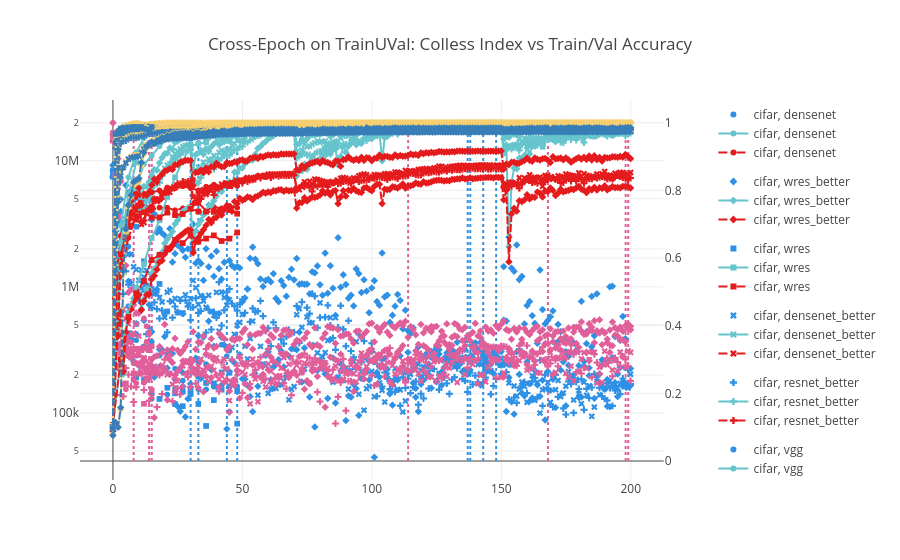

Here is the notebook cell this chart was saved with:
### Code cell
epoch_trainUval = pd.concat([epoch_data[(epoch_data['split'] == 'trainUval')], epoch_data_better[(epoch_data_better['split'] == 'trainUval')]])
epoch_trainUval = epoch_trainUval.sort_values(by='epoch')

fig = make_subplots(specs=[[{"secondary_y": True}]], )

colless_scatter_trainUval = px.scatter(epoch_trainUval, x='epoch', y='colless_index', color="dataset", color_discrete_sequence=color_seq, symbol="model")
train_acc_trainUval = px.line(epoch_trainUval, x='epoch', y='train_acc', color="dataset", color_discrete_sequence=color_seq_train, symbol="model")
val_acc_trainUval = px.line(epoch_trainUval, x='epoch', y='val_acc', color="dataset", color_discrete_sequence=color_seq_val, symbol="model", line_dash_sequence=['dash'])

for i in range(16):
	# get dataset, model out of the trace
	dataset, model = str(colless_scatter_trainUval.data[i]['name']).split(", ")
    
	all_epochs = epoch_trainUval[(epoch_trainUval['dataset'] == dataset) & (epoch_trainUval['model'] == model)]
	# find the epoch where val acc is maximum
	best_epoch = all_epochs.sort_values(by='val_acc', ascending=False).iloc[0]['epoch']

	fig.add_trace(
		colless_scatter_trainUval.data[i],
		secondary_y=False,
	)

	fig.update_yaxes(type="log", secondary_y=False)

	fig.add_trace(
		train_acc_trainUval.data[i],
		secondary_y=True,
	)
 
	fig.add_trace(
		val_acc_trainUval.data[i],
		secondary_y=True,
	)
 
	# add a vertical line at best epoch
	fig.add_trace(go.Scatter(x=[best_epoch, best_epoch], y=[0, 1], mode="lines", line=dict(color=colless_scatter_trainUval.data[i]['marker']['color'], dash="dot"), legendgroup=colless_scatter_trainUval.data[i]['name'], showlegend=False), secondary_y=True)

# set title
fig.update_layout(
	title_text="Cross-Epoch on TrainUVal: Colless Index vs Train/Val Accuracy"
)
fig.show()

### Figure 1 — Plotly figure (JSON) as saved in the notebook; plotly's stock layout.template omitted (floating-point values rounded to 4 significant figures; data arrays with more than 128 entries replaced by an {"elided": "..."} marker saying what was removed)
{"data": [{"hovertemplate": "dataset=cifar<br>model=densenet<br>epoch=%{x}<br>colless_index=%{y}<extra></extra>", "legendgroup": "cifar, densenet", "marker": {"color": "#2E91E5", "symbol": "circle"}, "mode": "markers", "name": "cifar, densenet", "showlegend": true, "type": "scattergl", "x": [0, 3, 6, 9, 12, 15, 18, 21, 24, 27, 30, 33, 36, 39, 42, 45, 48], "xaxis": "x", "y": [7537000.0, 1521000.0, 2090000.0, 423100.0, 337500.0, 367200.0, 232600.0, 140000.0, 156600.0, 162000.0, 139900.0, 154300.0, 153600.0, 161400.0, 165700.0, 102200.0, 152500.0], "yaxis": "y"}, {"hovertemplate": "dataset=cifar<br>model=densenet<br>epoch=%{x}<br>train_acc=%{y}<extra></extra>", "legendgroup": "cifar, densenet", "line": {"color": "rgb(102, 197, 204)", "dash": "solid"}, "marker": {"symbol": "circle"}, "mode": "lines+markers", "name": "cifar, densenet", "showlegend": true, "type": "scattergl", "x": [0, 3, 6, 9, 12, 15, 18, 21, 24, 27, 30, 33, 36, 39, 42, 45, 48], "xaxis": "x", "y": [0.09992, 0.5768, 0.7007, 0.8117, 0.8768, 0.9026, 0.9304, 0.9516, 0.9551, 0.9589, 0.9639, 0.9706, 0.953, 0.9645, 0.955, 0.9631, 0.9578], "yaxis": "y2"}, {"hovertemplate": "dataset=cifar<br>model=densenet<br>epoch=%{x}<br>val_acc=%{y}<extra></extra>", "legendgroup": "cifar, densenet", "line": {"color": "rgb(228,26,28)", "dash": "dash"}, "marker": {"symbol": "circle"}, "mode": "lines+markers", "name": "cifar, densenet", "showlegend": true, "type": "scattergl", "x": [0, 3, 6, 9, 12, 15, 18, 21, 24, 27, 30, 33, 36, 39, 42, 45, 48], "xaxis": "x", "y": [0.0998, 0.5581, 0.6599, 0.7244, 0.7403, 0.7422, 0.7493, 0.749, 0.7413, 0.7468, 0.7517, 0.7626, 0.7403, 0.7509, 0.7467, 0.754, 0.7486], "yaxis": "y2"}, {"legendgroup": "cifar, densenet", "line": {"color": "#2E91E5", "dash": "dot"}, "mode": "lines", "showlegend": false, "type": "scatter", "x": [33, 33], "xaxis": "x", "y": [0, 1], "yaxis": "y2"}, {"hovertemplate": "dataset=cifar<br>model=wres_better<br>epoch=%{x}<br>colless_index=%{y}<extra></extra>", "legendgroup": "cifar, wres_better", "marker": {"color": "#2E91E5", "symbol": "diamond"}, "mode": "markers", "name": "cifar, wres_better", "showlegend": true, "type": "scattergl", "x": {"elided": "201 int values"}, "xaxis": "x", "y": {"elided": "201 float values"}, "yaxis": "y"}, {"hovertemplate": "dataset=cifar<br>model=wres_better<br>epoch=%{x}<br>train_acc=%{y}<extra></extra>", "legendgroup": "cifar, wres_better", "line": {"color": "rgb(102, 197, 204)", "dash": "solid"}, "marker": {"symbol": "diamond"}, "mode": "lines+markers", "name": "cifar, wres_better", "showlegend": true, "type": "scattergl", "x": {"elided": "201 int values"}, "xaxis": "x", "y": {"elided": "201 float values"}, "yaxis": "y2"}, {"hovertemplate": "dataset=cifar<br>model=wres_better<br>epoch=%{x}<br>val_acc=%{y}<extra></extra>", "legendgroup": "cifar, wres_better", "line": {"color": "rgb(228,26,28)", "dash": "dash"}, "marker": {"symbol": "diamond"}, "mode": "lines+markers", "name": "cifar, wres_better", "showlegend": true, "type": "scattergl", "x": {"elided": "201 int values"}, "xaxis": "x", "y": {"elided": "201 float values"}, "yaxis": "y2"}, {"legendgroup": "cifar, wres_better", "line": {"color": "#2E91E5", "dash": "dot"}, "mode": "lines", "showlegend": false, "type": "scatter", "x": [148, 148], "xaxis": "x", "y": [0, 1], "yaxis": "y2"}, {"hovertemplate": "dataset=cifar<br>model=wres<br>epoch=%{x}<br>colless_index=%{y}<extra></extra>", "legendgroup": "cifar, wres", "marker": {"color": "#2E91E5", "symbol": "square"}, "mode": "markers", "name": "cifar, wres", "showlegend": true, "type": "scattergl", "x": [0, 3, 6, 9, 12, 15, 18, 21, 24, 27, 30, 33, 36, 39, 42, 45, 48], "xaxis": "x", "y": [8322000.0, 6958000.0, 4289000.0, 2997000.0, 1593000.0, 960100.0, 1054000.0, 637900.0, 143100.0, 113300.0, 141600.0, 194100.0, 78860.0, 171900.0, 152900.0, 208100.0, 82340.0], "yaxis": "y"}, {"hovertemplate": "dataset=cifar<br>model=wres<br>epoch=%{x}<br>train_acc=%{y}<extra></extra>", "legendgroup": "cifar, wres", "line": {"color": "rgb(102, 197, 204)", "dash": "solid"}, "marker": {"symbol": "square"}, "mode": "lines+markers", "name": "cifar, wres", "showlegend": true, "type": "scattergl", "x": [0, 3, 6, 9, 12, 15, 18, 21, 24, 27, 30, 33, 36, 39, 42, 45, 48], "xaxis": "x", "y": [0.1061, 0.2973, 0.4376, 0.5122, 0.5824, 0.6593, 0.7118, 0.7808, 0.8386, 0.8869, 0.9315, 0.9382, 0.942, 0.9606, 0.9496, 0.946, 0.9647], "yaxis": "y2"}, {"hovertemplate": "dataset=cifar<br>model=wres<br>epoch=%{x}<br>val_acc=%{y}<extra></extra>", "legendgroup": "cifar, wres", "line": {"color": "rgb(228,26,28)", "dash": "dash"}, "marker": {"symbol": "square"}, "mode": "lines+markers", "name": "cifar, wres", "showlegend": true, "type": "scattergl", "x": [0, 3, 6, 9, 12, 15, 18, 21, 24, 27, 30, 33, 36, 39, 42, 45, 48], "xaxis": "x", "y": [0.1065, 0.3001, 0.4261, 0.4962, 0.5322, 0.5944, 0.6095, 0.6291, 0.6541, 0.6443, 0.6676, 0.6481, 0.6576, 0.6669, 0.6504, 0.6574, 0.6755], "yaxis": "y2"}, {"legendgroup": "cifar, wres", "line": {"color": "#2E91E5", "dash": "dot"}, "mode": "lines", "showlegend": false, "type": "scatter", "x": [48, 48], "xaxis": "x", "y": [0, 1], "yaxis": "y2"}, {"hovertemplate": "dataset=cifar<br>model=densenet_better<br>epoch=%{x}<br>colless_index=%{y}<extra></extra>", "legendgroup": "cifar, densenet_better", "marker": {"color": "#2E91E5", "symbol": "x"}, "mode": "markers", "name": "cifar, densenet_better", "showlegend": true, "type": "scattergl", "x": {"elided": "201 int values"}, "xaxis": "x", "y": {"elided": "201 float values"}, "yaxis": "y"}, {"hovertemplate": "dataset=cifar<br>model=densenet_better<br>epoch=%{x}<br>train_acc=%{y}<extra></extra>", "legendgroup": "cifar, densenet_better", "line": {"color": "rgb(102, 197, 204)", "dash": "solid"}, "marker": {"symbol": "x"}, "mode": "lines+markers", "name": "cifar, densenet_better", "showlegend": true, "type": "scattergl", "x": {"elided": "201 int values"}, "xaxis": "x", "y": {"elided": "201 float values"}, "yaxis": "y2"}, {"hovertemplate": "dataset=cifar<br>model=densenet_better<br>epoch=%{x}<br>val_acc=%{y}<extra></extra>", "legendgroup": "cifar, densenet_better", "line": {"color": "rgb(228,26,28)", "dash": "dash"}, "marker": {"symbol": "x"}, "mode": "lines+markers", "name": "cifar, densenet_better", "showlegend": true, "type": "scattergl", "x": {"elided": "201 int values"}, "xaxis": "x", "y": {"elided": "201 float values"}, "yaxis": "y2"}, {"legendgroup": "cifar, densenet_better", "line": {"color": "#2E91E5", "dash": "dot"}, "mode": "lines", "showlegend": false, "type": "scatter", "x": [143, 143], "xaxis": "x", "y": [0, 1], "yaxis": "y2"}, {"hovertemplate": "dataset=cifar<br>model=resnet_better<br>epoch=%{x}<br>colless_index=%{y}<extra></extra>", "legendgroup": "cifar, resnet_better", "marker": {"color": "#2E91E5", "symbol": "cross"}, "mode": "markers", "name": "cifar, resnet_better", "showlegend": true, "type": "scattergl", "x": {"elided": "201 int values"}, "xaxis": "x", "y": {"elided": "201 float values"}, "yaxis": "y"}, {"hovertemplate": "dataset=cifar<br>model=resnet_better<br>epoch=%{x}<br>train_acc=%{y}<extra></extra>", "legendgroup": "cifar, resnet_better", "line": {"color": "rgb(102, 197, 204)", "dash": "solid"}, "marker": {"symbol": "cross"}, "mode": "lines+markers", "name": "cifar, resnet_better", "showlegend": true, "type": "scattergl", "x": {"elided": "201 int values"}, "xaxis": "x", "y": {"elided": "201 float values"}, "yaxis": "y2"}, {"hovertemplate": "dataset=cifar<br>model=resnet_better<br>epoch=%{x}<br>val_acc=%{y}<extra></extra>", "legendgroup": "cifar, resnet_better", "line": {"color": "rgb(228,26,28)", "dash": "dash"}, "marker": {"symbol": "cross"}, "mode": "lines+markers", "name": "cifar, resnet_better", "showlegend": true, "type": "scattergl", "x": {"elided": "201 int values"}, "xaxis": "x", "y": {"elided": "201 float values"}, "yaxis": "y2"}, {"legendgroup": "cifar, resnet_better", "line": {"color": "#2E91E5", "dash": "dot"}, "mode": "lines", "showlegend": false, "type": "scatter", "x": [138, 138], "xaxis": "x", "y": [0, 1], "yaxis": "y2"}, {"hovertemplate": "dataset=cifar<br>model=vgg<br>epoch=%{x}<br>colless_index=%{y}<extra></extra>", "legendgroup": "cifar, vgg", "marker": {"color": "#2E91E5", "symbol": "circle"}, "mode": "markers", "name": "cifar, vgg", "showlegend": true, "type": "scattergl", "x": [0, 3, 6, 9, 12, 15, 18, 21, 24, 27, 30, 33, 36, 39, 42, 44, 45, 48], "xaxis": "x", "y": [9169000.0, 1973000.0, 701700.0, 377700.0, 183500.0, 129500.0, 285300.0, 292800.0, 224600.0, 180300.0, 244400.0, 253400.0, 243700.0, 334300.0, 347600.0, 281800.0, 312500.0, 162800.0], "yaxis": "y"}, {"hovertemplate": "dataset=cifar<br>model=vgg<br>epoch=%{x}<br>train_acc=%{y}<extra></extra>", "legendgroup": "cifar, vgg", "line": {"color": "rgb(102, 197, 204)", "dash": "solid"}, "marker": {"symbol": "circle"}, "mode": "lines+markers", "name": "cifar, vgg", "showlegend": true, "type": "scattergl", "x": [0, 3, 6, 9, 12, 15, 18, 21, 24, 27, 30, 33, 36, 39, 42, 44, 45, 48], "xaxis": "x", "y": [0.0898, 0.6955, 0.8388, 0.9127, 0.9546, 0.9732, 0.981, 0.9885, 0.9924, 0.9951, 0.9939, 0.9915, 0.9954, 0.998, 0.9974, 0.9979, 0.9983, 0.9962], "yaxis": "y2"}, {"hovertemplate": "dataset=cifar<br>model=vgg<br>epoch=%{x}<br>val_acc=%{y}<extra></extra>", "legendgroup": "cifar, vgg", "line": {"color": "rgb(228,26,28)", "dash": "dash"}, "marker": {"symbol": "circle"}, "mode": "lines+markers", "name": "cifar, vgg", "showlegend": true, "type": "scattergl", "x": [0, 3, 6, 9, 12, 15, 18, 21, 24, 27, 30, 33, 36, 39, 42, 44, 45, 48], "xaxis": "x", "y": [0.088, 0.6654, 0.7557, 0.78, 0.7898, 0.7943, 0.7998, 0.8085, 0.8068, 0.8122, 0.807, 0.8, 0.8109, 0.8168, 0.8124, 0.8201, 0.8188, 0.8136], "yaxis": "y2"}, {"legendgroup": "cifar, vgg", "line": {"color": "#2E91E5", "dash": "dot"}, "mode": "lines", "showlegend": false, "type": "scatter", "x": [44, 44], "xaxis": "x", "y": [0, 1], "yaxis": "y2"}, {"hovertemplate": "dataset=cifar<br>model=vgg_better<br>epoch=%{x}<br>colless_index=%{y}<extra></extra>", "legendgroup": "cifar, vgg_better", "marker": {"color": "#2E91E5", "symbol": "diamond"}, "mode": "markers", "name": "cifar, vgg_better", "showlegend": true, "type": "scattergl", "x": {"elided": "201 int values"}, "xaxis": "x", "y": {"elided": "201 float values"}, "yaxis": "y"}, {"hovertemplate": "dataset=cifar<br>model=vgg_better<br>epoch=%{x}<br>train_acc=%{y}<extra></extra>", "legendgroup": "cifar, vgg_better", "line": {"color": "rgb(102, 197, 204)", "dash": "solid"}, "marker": {"symbol": "diamond"}, "mode": "lines+markers", "name": "cifar, vgg_better", "showlegend": true, "type": "scattergl", "x": {"elided": "201 int values"}, "xaxis": "x", "y": {"elided": "201 float values"}, "yaxis": "y2"}, {"hovertemplate": "dataset=cifar<br>model=vgg_better<br>epoch=%{x}<br>val_acc=%{y}<extra></extra>", "legendgroup": "cifar, vgg_better", "line": {"color": "rgb(228,26,28)", "dash": "dash"}, "marker": {"symbol": "diamond"}, "mode": "lines+markers", "name": "cifar, vgg_better", "showlegend": true, "type": "scattergl", "x": {"elided": "201 int values"}, "xaxis": "x", "y": {"elided": "201 float values"}, "yaxis": "y2"}, {"legendgroup": "cifar, vgg_better", "line": {"color": "#2E91E5", "dash": "dot"}, "mode": "lines", "showlegend": false, "type": "scatter", "x": [137, 137], "xaxis": "x", "y": [0, 1], "yaxis": "y2"}, {"hovertemplate": "dataset=cifar<br>model=resnet<br>epoch=%{x}<br>colless_index=%{y}<extra></extra>", "legendgroup": "cifar, resnet", "marker": {"color": "#2E91E5", "symbol": "square"}, "mode": "markers", "name": "cifar, resnet", "showlegend": true, "type": "scattergl", "x": [0, 3, 6, 9, 12, 15, 18, 21, 24, 27, 30, 33, 36, 39, 42, 45, 48], "xaxis": "x", "y": [7476000.0, 1203000.0, 429000.0, 191800.0, 179200.0, 144200.0, 129200.0, 158300.0, 117700.0, 147500.0, 150700.0, 118000.0, 173000.0, 126500.0, 209400.0, 162500.0, 149200.0], "yaxis": "y"}, {"hovertemplate": "dataset=cifar<br>model=resnet<br>epoch=%{x}<br>train_acc=%{y}<extra></extra>", "legendgroup": "cifar, resnet", "line": {"color": "rgb(102, 197, 204)", "dash": "solid"}, "marker": {"symbol": "square"}, "mode": "lines+markers", "name": "cifar, resnet", "showlegend": true, "type": "scattergl", "x": [0, 3, 6, 9, 12, 15, 18, 21, 24, 27, 30, 33, 36, 39, 42, 45, 48], "xaxis": "x", "y": [0.1, 0.6449, 0.7851, 0.8831, 0.9335, 0.9403, 0.9524, 0.9688, 0.9675, 0.9736, 0.9768, 0.9805, 0.9766, 0.9767, 0.9776, 0.9831, 0.9798], "yaxis": "y2"}, {"hovertemplate": "dataset=cifar<br>model=resnet<br>epoch=%{x}<br>val_acc=%{y}<extra></extra>", "legendgroup": "cifar, resnet", "line": {"color": "rgb(228,26,28)", "dash": "dash"}, "marker": {"symbol": "square"}, "mode": "lines+markers", "name": "cifar, resnet", "showlegend": true, "type": "scattergl", "x": [0, 3, 6, 9, 12, 15, 18, 21, 24, 27, 30, 33, 36, 39, 42, 45, 48], "xaxis": "x", "y": [0.1, 0.6114, 0.692, 0.7137, 0.7355, 0.7192, 0.7201, 0.7343, 0.7267, 0.7302, 0.7454, 0.7376, 0.737, 0.7365, 0.7333, 0.742, 0.7308], "yaxis": "y2"}, {"legendgroup": "cifar, resnet", "line": {"color": "#2E91E5", "dash": "dot"}, "mode": "lines", "showlegend": false, "type": "scatter", "x": [30, 30], "xaxis": "x", "y": [0, 1], "yaxis": "y2"}, {"hovertemplate": "dataset=mnist<br>model=densenet<br>epoch=%{x}<br>colless_index=%{y}<extra></extra>", "legendgroup": "mnist, densenet", "marker": {"color": "#E15F99", "symbol": "circle"}, "mode": "markers", "name": "mnist, densenet", "showlegend": true, "type": "scattergl", "x": [0, 1, 2, 3, 4, 5, 6, 7, 8, 9, 10, 11, 12, 13, 14, 15], "xaxis": "x", "y": [16570000.0, 498000.0, 236000.0, 294200.0, 390700.0, 356600.0, 369200.0, 363600.0, 247500.0, 284300.0, 205600.0, 240700.0, 173400.0, 367200.0, 335800.0, 230400.0], "yaxis": "y"}, {"hovertemplate": "dataset=mnist<br>model=densenet<br>epoch=%{x}<br>train_acc=%{y}<extra></extra>", "legendgroup": "mnist, densenet", "line": {"color": "rgb(246, 207, 113)", "dash": "solid"}, "marker": {"symbol": "circle"}, "mode": "lines+markers", "name": "mnist, densenet", "showlegend": true, "type": "scattergl", "x": [0, 1, 2, 3, 4, 5, 6, 7, 8, 9, 10, 11, 12, 13, 14, 15], "xaxis": "x", "y": [0.0981, 0.9468, 0.9785, 0.9831, 0.9876, 0.991, 0.9916, 0.9882, 0.9929, 0.9941, 0.9902, 0.9877, 0.9868, 0.9908, 0.9939, 0.9913], "yaxis": "y2"}, {"hovertemplate": "dataset=mnist<br>model=densenet<br>epoch=%{x}<br>val_acc=%{y}<extra></extra>", "legendgroup": "mnist, densenet", "line": {"color": "rgb(55,126,184)", "dash": "dash"}, "marker": {"symbol": "circle"}, "mode": "lines+markers", "name": "mnist, densenet", "showlegend": true, "type": "scattergl", "x": [0, 1, 2, 3, 4, 5, 6, 7, 8, 9, 10, 11, 12, 13, 14, 15], "xaxis": "x", "y": [0.0961, 0.9424, 0.976, 0.98, 0.9865, 0.9883, 0.9882, 0.9853, 0.9887, 0.9891, 0.9851, 0.9825, 0.978, 0.9863, 0.9902, 0.9851], "yaxis": "y2"}, {"legendgroup": "mnist, densenet", "line": {"color": "#E15F99", "dash": "dot"}, "mode": "lines", "showlegend": false, "type": "scatter", "x": [14, 14], "xaxis": "x", "y": [0, 1], "yaxis": "y2"}, {"hovertemplate": "dataset=mnist<br>model=wres_better<br>epoch=%{x}<br>colless_index=%{y}<extra></extra>", "legendgroup": "mnist, wres_better", "marker": {"color": "#E15F99", "symbol": "diamond"}, "mode": "markers", "name": "mnist, wres_better", "showlegend": true, "type": "scattergl", "x": {"elided": "201 int values"}, "xaxis": "x", "y": {"elided": "201 float values"}, "yaxis": "y"}, {"hovertemplate": "dataset=mnist<br>model=wres_better<br>epoch=%{x}<br>train_acc=%{y}<extra></extra>", "legendgroup": "mnist, wres_better", "line": {"color": "rgb(246, 207, 113)", "dash": "solid"}, "marker": {"symbol": "diamond"}, "mode": "lines+markers", "name": "mnist, wres_better", "showlegend": true, "type": "scattergl", "x": {"elided": "201 int values"}, "xaxis": "x", "y": {"elided": "201 float values"}, "yaxis": "y2"}, {"hovertemplate": "dataset=mnist<br>model=wres_better<br>epoch=%{x}<br>val_acc=%{y}<extra></extra>", "legendgroup": "mnist, wres_better", "line": {"color": "rgb(55,126,184)", "dash": "dash"}, "marker": {"symbol": "diamond"}, "mode": "lines+markers", "name": "mnist, wres_better", "showlegend": true, "type": "scattergl", "x": {"elided": "201 int values"}, "xaxis": "x", "y": {"elided": "201 float values"}, "yaxis": "y2"}, {"legendgroup": "mnist, wres_better", "line": {"color": "#E15F99", "dash": "dot"}, "mode": "lines", "showlegend": false, "type": "scatter", "x": [114, 114], "xaxis": "x", "y": [0, 1], "yaxis": "y2"}, {"hovertemplate": "dataset=mnist<br>model=wres<br>epoch=%{x}<br>colless_index=%{y}<extra></extra>", "legendgroup": "mnist, wres", "marker": {"color": "#E15F99", "symbol": "square"}, "mode": "markers", "name": "mnist, wres", "showlegend": true, "type": "scattergl", "x": [0, 1, 2, 3, 4, 5, 6, 7, 8, 9, 10, 11, 12, 13, 14, 15], "xaxis": "x", "y": [16000000.0, 7717000.0, 3615000.0, 347800.0, 320600.0, 337400.0, 288500.0, 318700.0, 205600.0, 322600.0, 315400.0, 314400.0, 118200.0, 222700.0, 233600.0, 337200.0], "yaxis": "y"}, {"hovertemplate": "dataset=mnist<br>model=wres<br>epoch=%{x}<br>train_acc=%{y}<extra></extra>", "legendgroup": "mnist, wres", "line": {"color": "rgb(246, 207, 113)", "dash": "solid"}, "marker": {"symbol": "square"}, "mode": "lines+markers", "name": "mnist, wres", "showlegend": true, "type": "scattergl", "x": [0, 1, 2, 3, 4, 5, 6, 7, 8, 9, 10, 11, 12, 13, 14, 15], "xaxis": "x", "y": [0.1039, 0.6396, 0.8585, 0.9477, 0.9598, 0.968, 0.9725, 0.9801, 0.9772, 0.982, 0.9831, 0.9847, 0.9875, 0.989, 0.9879, 0.9841], "yaxis": "y2"}, {"hovertemplate": "dataset=mnist<br>model=wres<br>epoch=%{x}<br>val_acc=%{y}<extra></extra>", "legendgroup": "mnist, wres", "line": {"color": "rgb(55,126,184)", "dash": "dash"}, "marker": {"symbol": "square"}, "mode": "lines+markers", "name": "mnist, wres", "showlegend": true, "type": "scattergl", "x": [0, 1, 2, 3, 4, 5, 6, 7, 8, 9, 10, 11, 12, 13, 14, 15], "xaxis": "x", "y": [0.1007, 0.6448, 0.8664, 0.9505, 0.9605, 0.9656, 0.9687, 0.9756, 0.9719, 0.9756, 0.9799, 0.9795, 0.9832, 0.9826, 0.9841, 0.9774], "yaxis": "y2"}, {"legendgroup": "mnist, wres", "line": {"color": "#E15F99", "dash": "dot"}, "mode": "lines", "showlegend": false, "type": "scatter", "x": [14, 14], "xaxis": "x", "y": [0, 1], "yaxis": "y2"}, {"hovertemplate": "dataset=mnist<br>model=densenet_better<br>epoch=%{x}<br>colless_index=%{y}<extra></extra>", "legendgroup": "mnist, densenet_better", "marker": {"color": "#E15F99", "symbol": "x"}, "mode": "markers", "name": "mnist, densenet_better", "showlegend": true, "type": "scattergl", "x": {"elided": "201 int values"}, "xaxis": "x", "y": {"elided": "201 float values"}, "yaxis": "y"}, {"hovertemplate": "dataset=mnist<br>model=densenet_better<br>epoch=%{x}<br>train_acc=%{y}<extra></extra>", "legendgroup": "mnist, densenet_better", "line": {"color": "rgb(246, 207, 113)", "dash": "solid"}, "marker": {"symbol": "x"}, "mode": "lines+markers", "name": "mnist, densenet_better", "showlegend": true, "type": "scattergl", "x": {"elided": "201 int values"}, "xaxis": "x", "y": {"elided": "201 float values"}, "yaxis": "y2"}, {"hovertemplate": "dataset=mnist<br>model=densenet_better<br>epoch=%{x}<br>val_acc=%{y}<extra></extra>", "legendgroup": "mnist, densenet_better", "line": {"color": "rgb(55,126,184)", "dash": "dash"}, "marker": {"symbol": "x"}, "mode": "lines+markers", "name": "mnist, densenet_better", "showlegend": true, "type": "scattergl", "x": {"elided": "201 int values"}, "xaxis": "x", "y": {"elided": "201 float values"}, "yaxis": "y2"}, {"legendgroup": "mnist, densenet_better", "line": {"color": "#E15F99", "dash": "dot"}, "mode": "lines", "showlegend": false, "type": "scatter", "x": [198, 198], "xaxis": "x", "y": [0, 1], "yaxis": "y2"}, {"hovertemplate": "dataset=mnist<br>model=resnet_better<br>epoch=%{x}<br>colless_index=%{y}<extra></extra>", "legendgroup": "mnist, resnet_better", "marker": {"color": "#E15F99", "symbol": "cross"}, "mode": "markers", "name": "mnist, resnet_better", "showlegend": true, "type": "scattergl", "x": {"elided": "201 int values"}, "xaxis": "x", "y": {"elided": "201 float values"}, "yaxis": "y"}, {"hovertemplate": "dataset=mnist<br>model=resnet_better<br>epoch=%{x}<br>train_acc=%{y}<extra></extra>", "legendgroup": "mnist, resnet_better", "line": {"color": "rgb(246, 207, 113)", "dash": "solid"}, "marker": {"symbol": "cross"}, "mode": "lines+markers", "name": "mnist, resnet_better", "showlegend": true, "type": "scattergl", "x": {"elided": "201 int values"}, "xaxis": "x", "y": {"elided": "201 float values"}, "yaxis": "y2"}, {"hovertemplate": "dataset=mnist<br>model=resnet_better<br>epoch=%{x}<br>val_acc=%{y}<extra></extra>", "legendgroup": "mnist, resnet_better", "line": {"color": "rgb(55,126,184)", "dash": "dash"}, "marker": {"symbol": "cross"}, "mode": "lines+markers", "name": "mnist, resnet_better", "showlegend": true, "type": "scattergl", "x": {"elided": "201 int values"}, "xaxis": "x", "y": {"elided": "201 float values"}, "yaxis": "y2"}, {"legendgroup": "mnist, resnet_better", "line": {"color": "#E15F99", "dash": "dot"}, "mode": "lines", "showlegend": false, "type": "scatter", "x": [168, 168], "xaxis": "x", "y": [0, 1], "yaxis": "y2"}, {"hovertemplate": "dataset=mnist<br>model=vgg<br>epoch=%{x}<br>colless_index=%{y}<extra></extra>", "legendgroup": "mnist, vgg", "marker": {"color": "#E15F99", "symbol": "circle"}, "mode": "markers", "name": "mnist, vgg", "showlegend": true, "type": "scattergl", "x": [0, 1, 2, 3, 4, 5, 6, 7, 8, 9, 10, 11, 12, 13, 14, 15], "xaxis": "x", "y": [20010000.0, 321800.0, 322200.0, 406100.0, 230100.0, 154300.0, 281100.0, 294200.0, 419200.0, 172300.0, 286400.0, 234600.0, 562300.0, 486900.0, 438500.0, 203000.0], "yaxis": "y"}, {"hovertemplate": "dataset=mnist<br>model=vgg<br>epoch=%{x}<br>train_acc=%{y}<extra></extra>", "legendgroup": "mnist, vgg", "line": {"color": "rgb(246, 207, 113)", "dash": "solid"}, "marker": {"symbol": "circle"}, "mode": "lines+markers", "name": "mnist, vgg", "showlegend": true, "type": "scattergl", "x": [0, 1, 2, 3, 4, 5, 6, 7, 8, 9, 10, 11, 12, 13, 14, 15], "xaxis": "x", "y": [0.07863, 0.9642, 0.9775, 0.9815, 0.9896, 0.9923, 0.9891, 0.9917, 0.9939, 0.9958, 0.9944, 0.9962, 0.996, 0.9942, 0.9966, 0.9973], "yaxis": "y2"}, {"hovertemplate": "dataset=mnist<br>model=vgg<br>epoch=%{x}<br>val_acc=%{y}<extra></extra>", "legendgroup": "mnist, vgg", "line": {"color": "rgb(55,126,184)", "dash": "dash"}, "marker": {"symbol": "circle"}, "mode": "lines+markers", "name": "mnist, vgg", "showlegend": true, "type": "scattergl", "x": [0, 1, 2, 3, 4, 5, 6, 7, 8, 9, 10, 11, 12, 13, 14, 15], "xaxis": "x", "y": [0.0759, 0.9676, 0.9763, 0.9799, 0.9866, 0.987, 0.986, 0.9868, 0.9889, 0.9901, 0.9896, 0.9894, 0.99, 0.9865, 0.9897, 0.9901], "yaxis": "y2"}, {"legendgroup": "mnist, vgg", "line": {"color": "#E15F99", "dash": "dot"}, "mode": "lines", "showlegend": false, "type": "scatter", "x": [15, 15], "xaxis": "x", "y": [0, 1], "yaxis": "y2"}, {"hovertemplate": "dataset=mnist<br>model=vgg_better<br>epoch=%{x}<br>colless_index=%{y}<extra></extra>", "legendgroup": "mnist, vgg_better", "marker": {"color": "#E15F99", "symbol": "diamond"}, "mode": "markers", "name": "mnist, vgg_better", "showlegend": true, "type": "scattergl", "x": {"elided": "201 int values"}, "xaxis": "x", "y": {"elided": "201 float values"}, "yaxis": "y"}, {"hovertemplate": "dataset=mnist<br>model=vgg_better<br>epoch=%{x}<br>train_acc=%{y}<extra></extra>", "legendgroup": "mnist, vgg_better", "line": {"color": "rgb(246, 207, 113)", "dash": "solid"}, "marker": {"symbol": "diamond"}, "mode": "lines+markers", "name": "mnist, vgg_better", "showlegend": true, "type": "scattergl", "x": {"elided": "201 int values"}, "xaxis": "x", "y": {"elided": "201 float values"}, "yaxis": "y2"}, {"hovertemplate": "dataset=mnist<br>model=vgg_better<br>epoch=%{x}<br>val_acc=%{y}<extra></extra>", "legendgroup": "mnist, vgg_better", "line": {"color": "rgb(55,126,184)", "dash": "dash"}, "marker": {"symbol": "diamond"}, "mode": "lines+markers", "name": "mnist, vgg_better", "showlegend": true, "type": "scattergl", "x": {"elided": "201 int values"}, "xaxis": "x", "y": {"elided": "201 float values"}, "yaxis": "y2"}, {"legendgroup": "mnist, vgg_better", "line": {"color": "#E15F99", "dash": "dot"}, "mode": "lines", "showlegend": false, "type": "scatter", "x": [199, 199], "xaxis": "x", "y": [0, 1], "yaxis": "y2"}, {"hovertemplate": "dataset=mnist<br>model=resnet<br>epoch=%{x}<br>colless_index=%{y}<extra></extra>", "legendgroup": "mnist, resnet", "marker": {"color": "#E15F99", "symbol": "square"}, "mode": "markers", "name": "mnist, resnet", "showlegend": true, "type": "scattergl", "x": [0, 1, 2, 3, 4, 5, 6, 7, 8, 9, 10, 11, 12, 13, 14, 15], "xaxis": "x", "y": [14470000.0, 323300.0, 343500.0, 315900.0, 169100.0, 171500.0, 307000.0, 275000.0, 183800.0, 247500.0, 242300.0, 321800.0, 270300.0, 211400.0, 314700.0, 151200.0], "yaxis": "y"}, {"hovertemplate": "dataset=mnist<br>model=resnet<br>epoch=%{x}<br>train_acc=%{y}<extra></extra>", "legendgroup": "mnist, resnet", "line": {"color": "rgb(246, 207, 113)", "dash": "solid"}, "marker": {"symbol": "square"}, "mode": "lines+markers", "name": "mnist, resnet", "showlegend": true, "type": "scattergl", "x": [0, 1, 2, 3, 4, 5, 6, 7, 8, 9, 10, 11, 12, 13, 14, 15], "xaxis": "x", "y": [0.09793, 0.9646, 0.9677, 0.984, 0.9848, 0.9867, 0.9903, 0.9912, 0.9909, 0.9901, 0.9925, 0.9925, 0.988, 0.9847, 0.9778, 0.9932], "yaxis": "y2"}, {"hovertemplate": "dataset=mnist<br>model=resnet<br>epoch=%{x}<br>val_acc=%{y}<extra></extra>", "legendgroup": "mnist, resnet", "line": {"color": "rgb(55,126,184)", "dash": "dash"}, "marker": {"symbol": "square"}, "mode": "lines+markers", "name": "mnist, resnet", "showlegend": true, "type": "scattergl", "x": [0, 1, 2, 3, 4, 5, 6, 7, 8, 9, 10, 11, 12, 13, 14, 15], "xaxis": "x", "y": [0.0974, 0.9668, 0.9692, 0.9826, 0.9844, 0.9828, 0.9862, 0.9857, 0.9876, 0.984, 0.9873, 0.9872, 0.9823, 0.9806, 0.9726, 0.9874], "yaxis": "y2"}, {"legendgroup": "mnist, resnet", "line": {"color": "#E15F99", "dash": "dot"}, "mode": "lines", "showlegend": false, "type": "scatter", "x": [8, 8], "xaxis": "x", "y": [0, 1], "yaxis": "y2"}], "layout": {"title": {"text": "Cross-Epoch on TrainUVal: Colless Index vs Train/Val Accuracy"}, "xaxis": {"anchor": "y", "domain": [0, 0.94]}, "yaxis": {"anchor": "x", "domain": [0, 1], "type": "log"}, "yaxis2": {"anchor": "x", "overlaying": "y", "side": "right"}}}
